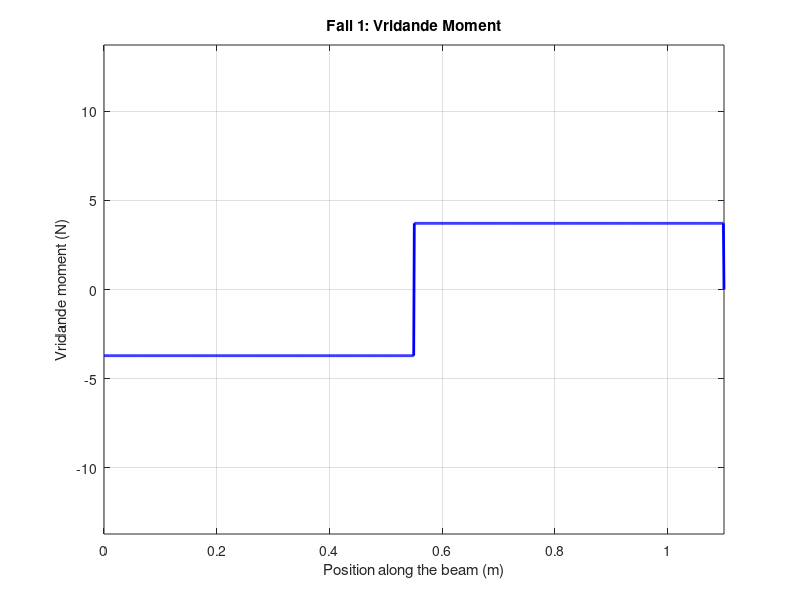
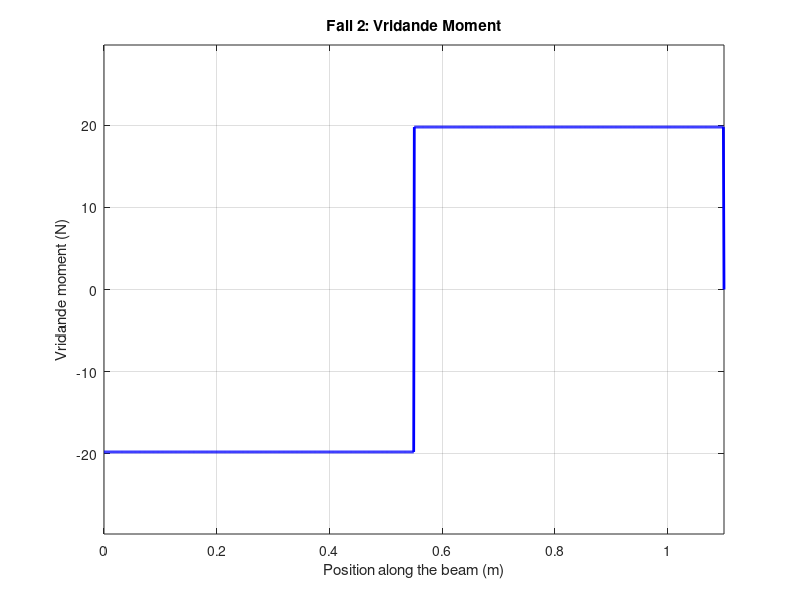
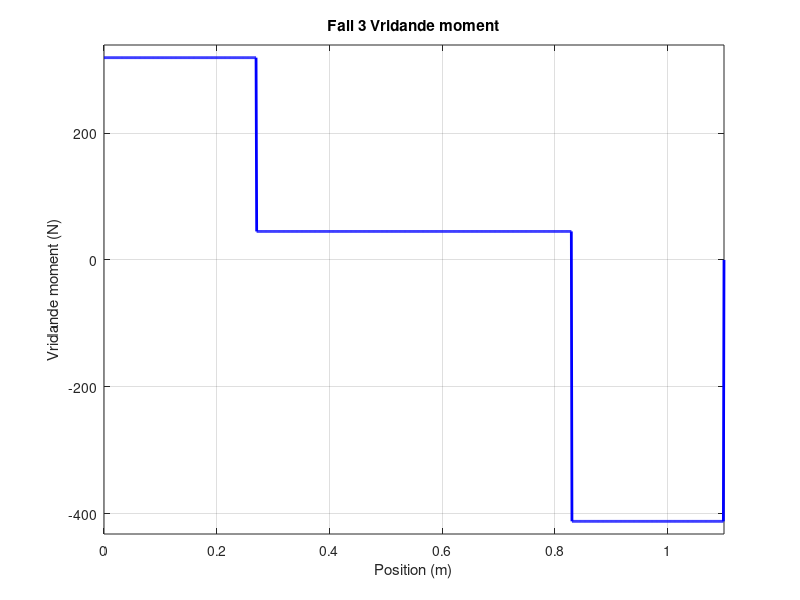
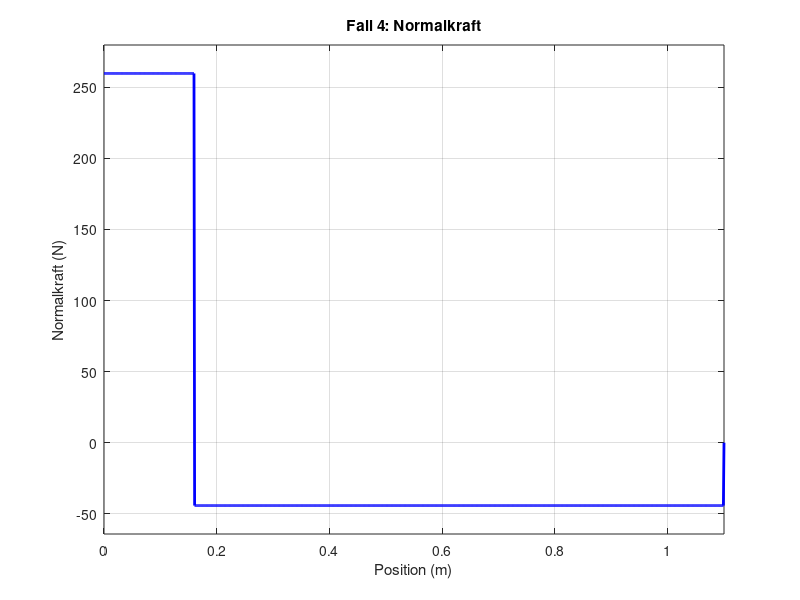

Source code (MATLAB) for these figures, in order:
% Initialize global variables

global c A v p a1 a2 g m L R df db h h1 b1 dh rd rb bb bd D d a gamma rh

c = 0.3;
A = 0.45;
v = 120/3.6;
p = 1.2;
a1 = 4;
a2 = -10;
g = 9.81;
m = 120;
L = 1.1;
R = 14;
df = 0.8;
db = 0.3;
h = 0.44;
h1 = 0.2;
b1 = 0.16;
dh = 0.33;
rd = 0.11;
rb = 0.09;
bb = 0.28;
bd = 0.0;
D = 0.028;
d = 0.6*D;
a = 0;
gamma = 0.25;
rh = 0.5*dh;

%%
% Vridmoment Case 1

Fd = 90;
Fk = 135;
rh = 0.5*0.33;
rd = 0.11;
L = 1.1;

Moment = [0.5*Fd*rh, -Fk*rd+0.5*Fd*rh];
moment_verkan = [0, L/2];

num_moment = length(Moment);
sum_moment = sum(Moment);

moment_about_A = sum(Moment .* moment_verkan);
R2 = moment_about_A / L;
R1 = sum_moment - R2;

x = linspace(0, L, 1000);

V = zeros(size(x));

for i = 1:length(x)
    xi = x(i);
    V(i) = R1;
    for j = 1:num_moment
        if xi >= moment_verkan(j)
            V(i) = V(i) - Moment(j);
        end
    end
    if xi >= L
        V(i) = V(i) + R2;
    end
end

% Plot the shear force diagram
figure;
plot(x, V, 'b-', 'LineWidth', 2);
xlabel('Position along the beam (m)');
ylabel('Vridande moment (N)');
title("Fall 1: Vridande Moment")
grid on;
xlim([0, L]);
ylim([min(V) - 10, max(V) + 10]);

%%
% Vridmoment Case 2 

Fd = 480;
Fk = 720;
rh = 0.5*0.33;
rd = 0.11;
L = 1.1;

Moment = [Fd*rh/2, -Fk*rd+0.5*Fd*rh];
moment_verkan = [0, L/2];

num_moment = length(Moment);
sum_moment = sum(Moment);

moment_about_A = sum(Moment .* moment_verkan);
R2 = moment_about_A / L;
R1 = sum_moment - R2;

x = linspace(0, L, 1000);

V = zeros(size(x));

for i = 1:length(x)
    xi = x(i);
    V(i) = R1;
    for j = 1:num_moment
        if xi >= moment_verkan(j)
            V(i) = V(i) - Moment(j);
        end
    end
    if xi >= L
        V(i) = V(i) + R2;
    end
end

% Plot the shear force diagram
figure;
plot(x, V, 'b-', 'LineWidth', 2);
xlabel('Position along the beam (m)');
ylabel('Vridande moment (N)');
title("Fall 2: Vridande Moment")
grid on;
xlim([0, L]);
ylim([min(V) - 10, max(V) + 10]);

%%
% Vridmoment fall 3

Fd = -1100;
Fb = -2035;
rh = 0.5*0.33;
rb = 0.09;
L = 1.1;

Moment = [-0.5*Fd*rh, (-0.5*Fd*rh) - (Fb*rb), -0.5*Fd*rh - 2*Fb*rb];
moment_verkan = [0, 0.5*L-bb, 0.5*L+bb];

num_moment = length(Moment);
sum_moment = sum(Moment);

moment_about_A = sum(Moment .* moment_verkan);
R2 = moment_about_A / L;
R1 = sum_moment - R2;

x = linspace(0, L, 1000);

V = zeros(size(x));

for i = 1:length(x)
    xi = x(i);
    V(i) = R1;
    for j = 1:num_moment
        if xi >= moment_verkan(j)
            V(i) = V(i) - Moment(j);
        end
    end
    if xi >= L
        V(i) = V(i) + R2;
    end
end

% Plot the shear force diagram
figure;
plot(x, V, 'b-', 'LineWidth', 2);
xlabel('Position (m)');
ylabel('Vridande moment (N)');
title("Fall 3 Vridande moment")
grid on;
xlim([0, L]);
ylim([min(V) - 20, max(V) + 20]);

%%
% Normalspänning fall 4

Hbi = 128.89;
Rx = 432.9;
Hby = 304;

Moment = [-Rx-Hby ,Hby];
moment_verkan = [0, b1];

num_moment = length(Moment);
sum_moment = sum(Moment);

moment_about_A = sum(Moment .* moment_verkan);
R2 = moment_about_A / L;
R1 = sum_moment - R2;

x = linspace(0, L, 1000);

V = zeros(size(x));

for i = 1:length(x)
    xi = x(i);
    V(i) = R1;
    for j = 1:num_moment
        if xi >= moment_verkan(j)
            V(i) = V(i) - Moment(j);
        end
    end
    if xi >= L
        V(i) = V(i) + R2;
    end
end

% Plot the shear force diagram
figure;
plot(x, V, 'b-', 'LineWidth', 2);
xlabel('Position (m)');
ylabel('Normalkraft (N)');
title("Fall 4: Normalkraft")
grid on;
xlim([0, L]);
ylim([min(V) - 20, max(V) + 20]);

%% Vridande moment 4

Fd = 5.625;
Fk = 8.4375;
rh = 0.5*0.33;
rd = 0.11;
L = 1.1;

Moment = [-Fd*rh/2, Fk*rd-0.5*Fd*rh];
moment_verkan = [0, L/2];

num_moment = length(Moment);
sum_moment = sum(Moment);

moment_about_A = sum(Moment .* moment_verkan);
R2 = moment_about_A / L;
R1 = sum_moment - R2;

x = linspace(0, L, 1000);

V = zeros(size(x));

for i = 1:length(x)
    xi = x(i);
    V(i) = R1;
    for j = 1:num_moment
        if xi >= moment_verkan(j)
            V(i) = V(i) - Moment(j);
        end
    end
    if xi >= L
        V(i) = V(i) + R2;
    end
end

% Plot the shear force diagram
figure;
plot(x, V, 'b-', 'LineWidth', 2);
xlabel('Position along the beam (m)');
ylabel('Vridande moment (N)');
grid on;
xlim([0, L]);
ylim([min(V), max(V)]);